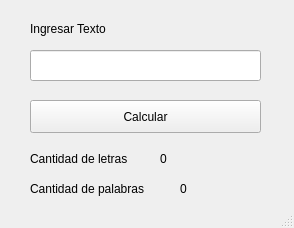
<?xml version="1.0" encoding="UTF-8"?>
<ui version="4.0">
 <class>MainWindow</class>
 <widget class="QMainWindow" name="MainWindow">
  <property name="geometry">
   <rect>
    <x>0</x>
    <y>0</y>
    <width>294</width>
    <height>228</height>
   </rect>
  </property>
  <property name="windowTitle">
   <string>MainWindow</string>
  </property>
  <widget class="QWidget" name="centralwidget">
   <widget class="QLineEdit" name="editTexto">
    <property name="geometry">
     <rect>
      <x>30</x>
      <y>50</y>
      <width>231</width>
      <height>31</height>
     </rect>
    </property>
   </widget>
   <widget class="QLabel" name="label">
    <property name="geometry">
     <rect>
      <x>30</x>
      <y>20</y>
      <width>111</width>
      <height>17</height>
     </rect>
    </property>
    <property name="text">
     <string>Ingresar Texto</string>
    </property>
   </widget>
   <widget class="QPushButton" name="pushCalcular">
    <property name="geometry">
     <rect>
      <x>30</x>
      <y>100</y>
      <width>231</width>
      <height>33</height>
     </rect>
    </property>
    <property name="text">
     <string>Calcular</string>
    </property>
   </widget>
   <widget class="QLabel" name="label_2">
    <property name="geometry">
     <rect>
      <x>30</x>
      <y>150</y>
      <width>121</width>
      <height>17</height>
     </rect>
    </property>
    <property name="text">
     <string>Cantidad de letras</string>
    </property>
   </widget>
   <widget class="QLabel" name="labelLetras">
    <property name="geometry">
     <rect>
      <x>160</x>
      <y>150</y>
      <width>121</width>
      <height>17</height>
     </rect>
    </property>
    <property name="text">
     <string>0</string>
    </property>
   </widget>
   <widget class="QLabel" name="label_4">
    <property name="geometry">
     <rect>
      <x>30</x>
      <y>180</y>
      <width>151</width>
      <height>17</height>
     </rect>
    </property>
    <property name="text">
     <string>Cantidad de palabras</string>
    </property>
   </widget>
   <widget class="QLabel" name="labelPalabras">
    <property name="geometry">
     <rect>
      <x>180</x>
      <y>180</y>
      <width>121</width>
      <height>17</height>
     </rect>
    </property>
    <property name="text">
     <string>0</string>
    </property>
   </widget>
  </widget>
  <widget class="QStatusBar" name="statusbar"/>
 </widget>
 <resources/>
 <connections/>
</ui>
